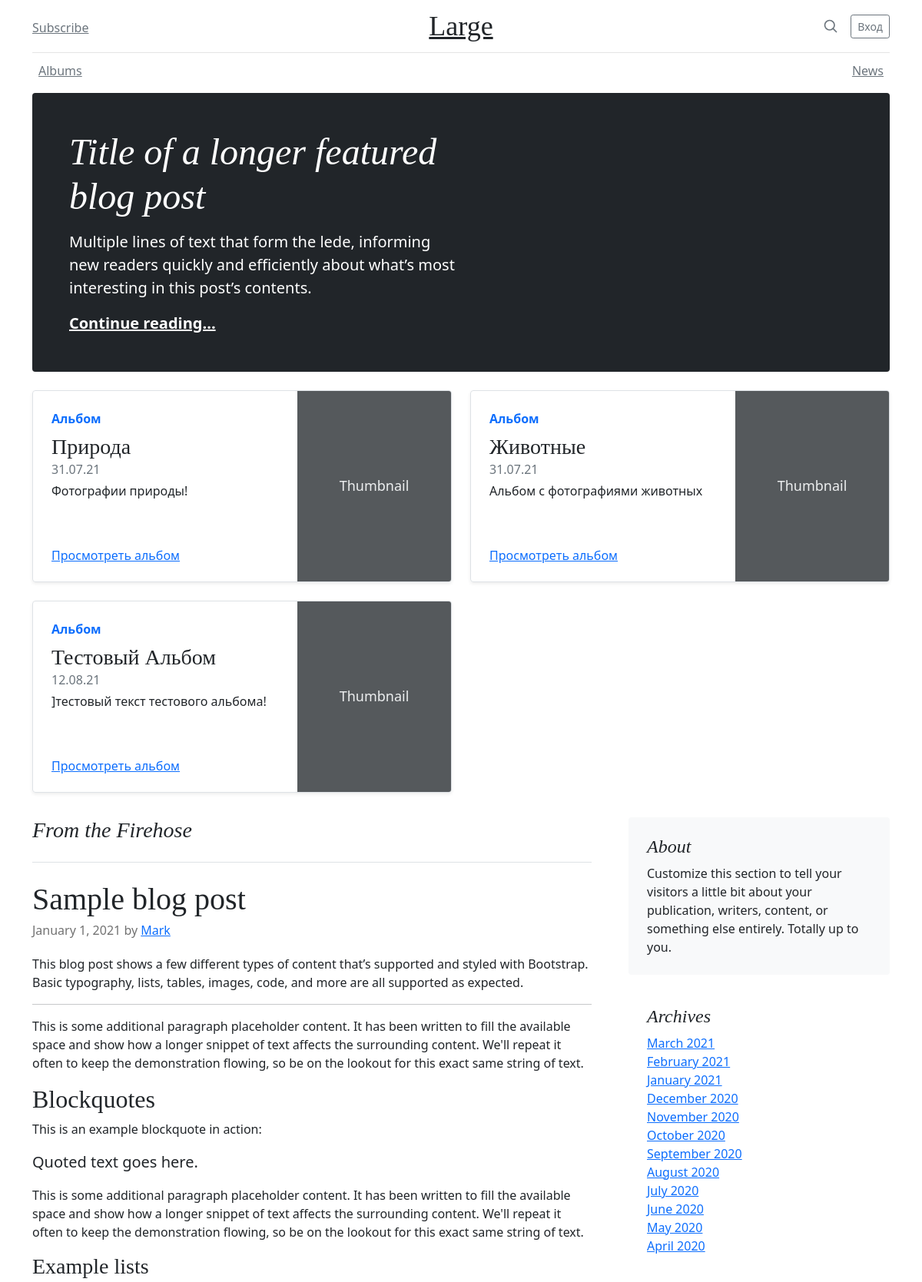
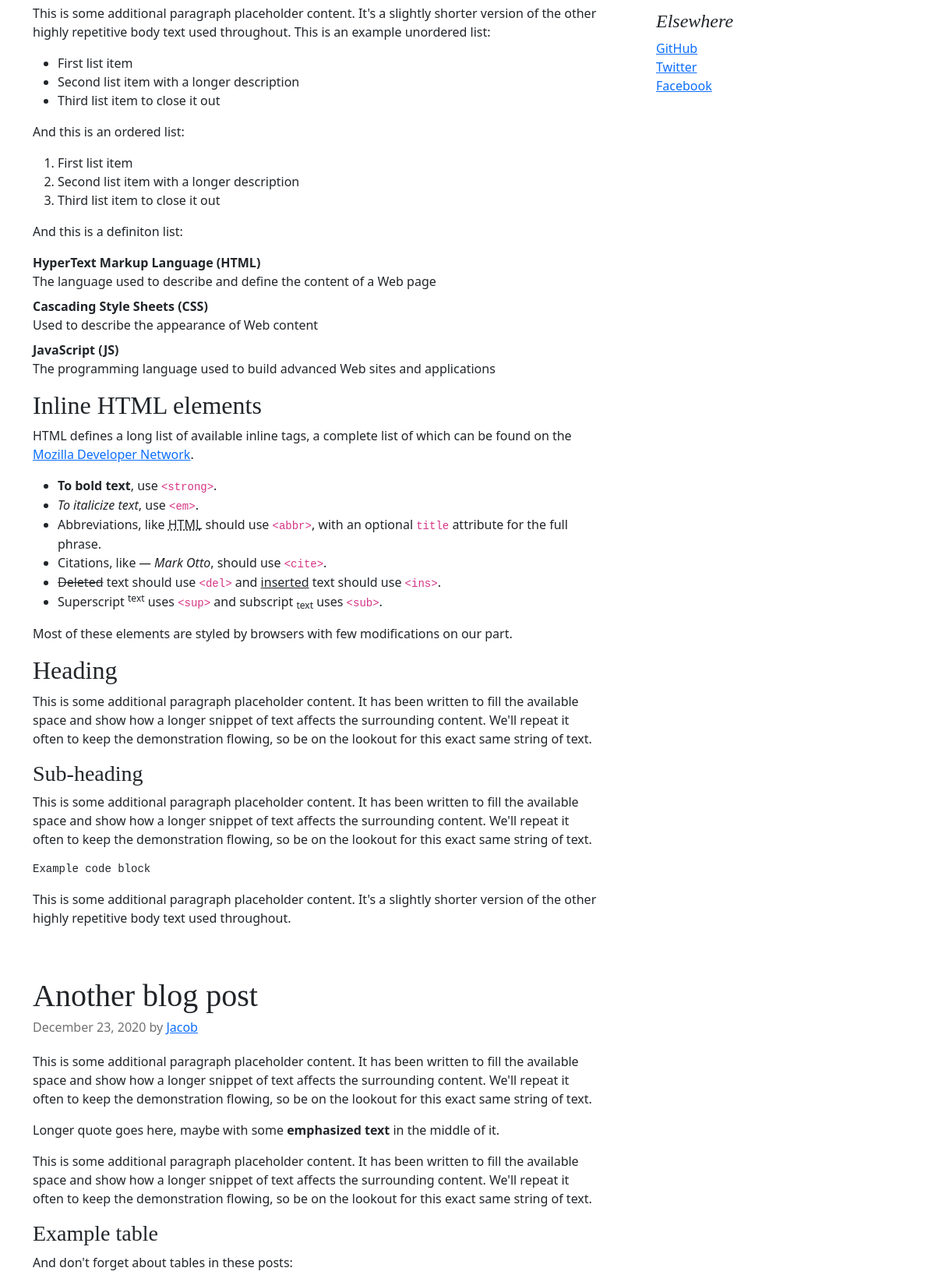
The page / (upper part) on the database its author committed (2 pictures, top to bottom).
### mane/models.py (models this page shows, shortened)
class Album(models.Model):
    title = models.CharField(max_length=150, verbose_name='Заголовок')
    description = models.TextField(blank=True, null=True, verbose_name='Описание')
    date = models.DateTimeField(auto_now_add=True, verbose_name='Дата создания', blank=True, null=True)
    is_active = models.BooleanField(default=True)
    class Meta:
        verbose_name = 'альбом'
        verbose_name_plural = 'альбомы'

### mane/views.py (the view)
# urls.py: path('', mane_views.main, name='index'),
def main(request):
    context = {
        'albums': Album.objects.all()
    }
    return render(request, 'mane/index.html', context)

### mane/templates/mane/index.html (shortened to what this page needs)
{% load static %}
<!doctype html>
<html lang="en">
<head>
    <link href="{% static 'css/bootstrap.min.css' %}" rel="stylesheet">
    <link href="blog.css" rel="stylesheet">
</head>
<body>
{% include 'mane/includes/inc_main_menu.html' %}
<main class="container">
    <div class="p-4 p-md-5 mb-4 text-white rounded bg-dark">
        <div class="col-md-6 px-0">
            <h1 class="display-4 fst-italic">Title of a longer featured blog post</h1>
            <p class="lead my-3">Multiple lines of text that form the lede, informing new readers quickly and
                efficiently about what’s most interesting in this post’s contents.</p>
            <p class="lead mb-0"><a href="#" class="text-white fw-bold">Continue reading...</a></p>
        </div>
    </div>
    <div class="row mb-2">
        {% for album in albums %}
            <div class="col-md-6">
                <div class="row g-0 border rounded overflow-hidden flex-md-row mb-4 shadow-sm h-md-250 position-relative">
                    <div class="col p-4 d-flex flex-column position-static">
                        <strong class="d-inline-block mb-2 text-primary">Альбом</strong>
                        <h3 class="mb-0">{{ album.title|title }}</h3>
                        <div class="mb-1 text-muted"> {{ album.date|date:'d.m.y' }} </div>
                        <p class="card-text mb-auto">{{ album.description }}</p>
                        <a href="{% url 'album:album' album.pk %}" class="stretched-link">Просмотреть альбом</a>
                    </div>
                    <div class="col-auto d-none d-lg-block">
                        <svg class="bd-placeholder-img" width="200" height="250" xmlns="http://www.w3.org/2000/svg"
                             role="img" aria-label="Placeholder: Thumbnail" preserveAspectRatio="xMidYMid slice"
                             focusable="false"><title>Placeholder</title>
                            <text x="50%" y="50%" fill="#eceeef" dy=".3em">Thumbnail</text>
                        </svg>
                    </div>
                </div>
            </div>
        {% endfor %}
    </div>
    <div class="row g-5">
        <div class="col-md-8">
            <h3 class="pb-4 mb-4 fst-italic border-bottom">
                From the Firehose
            </h3>
            <article class="blog-post">
                <h2 class="blog-post-title">Sample blog post</h2>
                <p class="blog-post-meta">January 1, 2021 by <a href="#">Mark</a></p>
                <p>This blog post shows a few different types of content that’s supported and styled with Bootstrap.
                    Basic typography, lists, tables, images, code, and more are all supported as expected.</p>
                <hr>
                <p>This is some additional paragraph placeholder content. It has been written to fill the available
                    space and show how a longer snippet of text affects the surrounding content. We'll repeat it often
                    to keep the demonstration flowing, so be on the lookout for this exact same string of text.</p>
                <h2>Blockquotes</h2>
                <p>This is an example blockquote in action:</p>
                <blockquote class="blockquote">
                    <p>Quoted text goes here.</p>
                </blockquote>
                <p>This is some additional paragraph placeholder content. It has been written to fill the available
                    space and show how a longer snippet of text affects the surrounding content. We'll repeat it often
                    to keep the demonstration flowing, so be on the lookout for this exact same string of text.</p>
                <h3>Example lists</h3>
                <p>This is some additional paragraph placeholder content. It's a slightly shorter version of the other
                    highly repetitive body text used throughout. This is an example unordered list:</p>
                <ul>
                    <li>First list item</li>
                    <li>Second list item with a longer description</li>
                    <li>Third list item to close it out</li>
                </ul>
                <p>And this is an ordered list:</p>
                <ol>
                    <li>First list item</li>
                    <li>Second list item with a longer description</li>
                    <li>Third list item to close it out</li>
                </ol>
                <p>And this is a definiton list:</p>
                <dl>
                    <dt>HyperText Markup Language (HTML)</dt>
                    <dd>The language used to describe and define the content of a Web page</dd>
                    <dt>Cascading Style Sheets (CSS)</dt>
                    <dd>Used to describe the appearance of Web content</dd>
                    <dt>JavaScript (JS)</dt>
                    <dd>The programming language used to build advanced Web sites and applications</dd>
                </dl>
                <h2>Inline HTML elements</h2>
                <p>HTML defines a long list of available inline tags, a complete list of which can be found on the <a
                        href="https://developer.mozilla.org/en-US/docs/Web/HTML/Element">Mozilla Developer Network</a>.
                </p>
                <ul>
                    <li><strong>To bold text</strong>, use <code class="language-plaintext highlighter-rouge">&lt;strong&gt;</code>.
                    </li>
                    <li><em>To italicize text</em>, use <code
                            class="language-plaintext highlighter-rouge">&lt;em&gt;</code>.
                    </li>
                    <li>Abbreviations, like <abbr title="HyperText Markup Langage">HTML</abbr> should use <code
                            class="language-plaintext highlighter-rouge">&lt;abbr&gt;</code>, with an optional <code
                            class="language-plaintext highlighter-rouge">title</code> attribute for the full phrase.
                    </li>
                    <li>Citations, like <cite>— Mark Otto</cite>, should use <code
                            class="language-plaintext highlighter-rouge">&lt;cite&gt;</code>.
                    </li>
                    <li>
                        <del>Deleted</del>
                        text should use <code class="language-plaintext highlighter-rouge">&lt;del&gt;</code> and
                        <ins>inserted</ins>
                        text should use <code class="language-plaintext highlighter-rouge">&lt;ins&gt;</code>.
                    </li>
                    <li>Superscript <sup>text</sup> uses <code
                            class="language-plaintext highlighter-rouge">&lt;sup&gt;</code> and subscript
                        <sub>text</sub> uses <code class="language-plaintext highlighter-rouge">&lt;sub&gt;</code>.
                    </li>
                </ul>
                <p>Most of these elements are styled by browsers with few modifications on our part.</p>
                <h2>Heading</h2>
                <p>This is some additional paragraph placeholder content. It has been written to fill the available
                    space and show how a longer snippet of text affects the surrounding content. We'll repeat it often
                    to keep the demonstration flowing, so be on the lookout for this exact same string of text.</p>
                <h3>Sub-heading</h3>
                <p>This is some additional paragraph placeholder content. It has been written to fill the available
                    space and show how a longer snippet of text affects the surrounding content. We'll repeat it often
                    to keep the demonstration flowing, so be on the lookout for this exact same string of text.</p>
                <pre><code>Example code block</code></pre>
                <p>This is some additional paragraph placeholder content. It's a slightly shorter version of the other
                    highly repetitive body text used throughout.</p>
            </article>
            <article class="blog-post">
                <h2 class="blog-post-title">Another blog post</h2>
                <p class="blog-post-meta">December 23, 2020 by <a href="#">Jacob</a></p>
                <p>This is some additional paragraph placeholder content. It has been written to fill the available
                    space and show how a longer snippet of text affects the surrounding content. We'll repeat it often
                    to keep the demonstration flowing, so be on the lookout for this exact same string of text.</p>
                <blockquote>
                    <p>Longer quote goes here, maybe with some <strong>emphasized text</strong> in the middle of it.</p>
                </blockquote>
                <p>This is some additional paragraph placeholder content. It has been written to fill the available
                    space and show how a longer snippet of text affects the surrounding content. We'll repeat it often
                    to keep the demonstration flowing, so be on the lookout for this exact same string of text.</p>
                <h3>Example table</h3>
                <p>And don't forget about tables in these posts:</p>
            </article>
        </div>
        <div class="col-md-4">
            <div class="position-sticky" style="top: 2rem;">
                <div class="p-4 mb-3 bg-light rounded">
                    <h4 class="fst-italic">About</h4>
                    <p class="mb-0">Customize this section to tell your visitors a little bit about your publication,
                        writers, content, or something else entirely. Totally up to you.</p>
                </div>
                <div class="p-4">
                    <h4 class="fst-italic">Archives</h4>
                    <ol class="list-unstyled mb-0">
                        <li><a href="#">March 2021</a></li>
                        <li><a href="#">February 2021</a></li>
                        <li><a href="#">January 2021</a></li>
                        <li><a href="#">December 2020</a></li>
                        <li><a href="#">November 2020</a></li>
                        <li><a href="#">October 2020</a></li>
                        <li><a href="#">September 2020</a></li>
                        <li><a href="#">August 2020</a></li>
                        <li><a href="#">July 2020</a></li>
                        <li><a href="#">June 2020</a></li>
                        <li><a href="#">May 2020</a></li>
                        <li><a href="#">April 2020</a></li>
                    </ol>
                </div>
                <div class="p-4">
                    <h4 class="fst-italic">Elsewhere</h4>
                    <ol class="list-unstyled">
                        <li><a href="#">GitHub</a></li>
                        <li><a href="#">Twitter</a></li>
                        <li><a href="#">Facebook</a></li>
                    </ol>
                </div>
            </div>
        </div>
    </div>
</main>
</body>
</html>

### static/css/blog.css (style rules this page uses)
h1, h2, h3, h4, h5, h6 { font-family: "Playfair Display", Georgia, "Times New Roman", serif; }
.display-4 { font-size: 2.5rem; }
@media (min-width: 768px) { .display-4 { font-size: 3rem; } }
@media (min-width: 768px) { .h-md-250 { height: 250px; } }
.blog-post { margin-bottom: 4rem; }
.blog-post-title { margin-bottom: .25rem; font-size: 2.5rem; }
.blog-post-meta { margin-bottom: 1.25rem; color: #727272; }

### mane/templates/mane/index.html (style rules this page uses)
.bd-placeholder-img { font-size: 1.125rem; text-anchor: middle; -webkit-user-select: none; -moz-user-select: none; user-select: none; }

### rows shown on the page
Album: title "Природа", date "31.07.21", description "Фотографии природы!"
Album: title "Животные", date "31.07.21", description "Альбом с фотографиями животных"
Album: title "Тестовый Альбом", date "12.08.21", description "]тестовый текст тестового альбома!"
